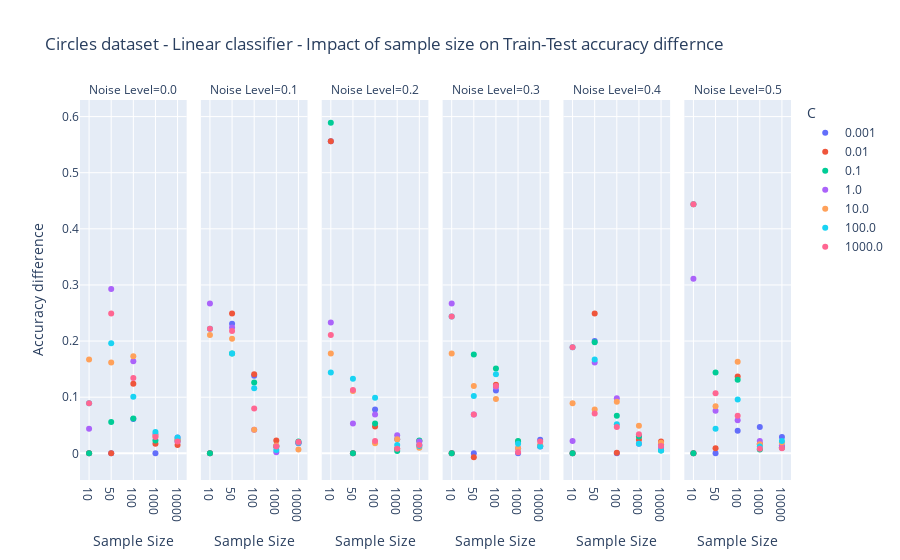

Notebook source saved alongside this figure:
### Code cell
df1_lm.C = df1_lm.C.astype(str)
df1_lm.n_sample = df1_lm.n_sample.astype(str)

fig=px.scatter(df1_lm,x='n_sample',y='acc_diff',
               labels={'n_sample': 'Sample Size', 'acc_diff':'Accuracy difference', 'noise_level':'Noise Level'},
               color='C',hover_data=['n_sample'],facet_col='noise_level',
               title='Circles dataset - Linear classifier - Impact of sample size on Train-Test accuracy differnce')
fig.show()

### Figure 1 — Plotly figure (JSON) as saved in the notebook; plotly's stock layout.template omitted (floating-point values rounded to 4 significant figures)
{"data": [{"hovertemplate": "C=0.001<br>Noise Level=0.0<br>Sample Size=%{x}<br>Accuracy difference=%{y}<extra></extra>", "legendgroup": "0.001", "marker": {"color": "#636efa", "symbol": "circle"}, "mode": "markers", "name": "0.001", "orientation": "v", "showlegend": true, "type": "scatter", "x": ["10", "50", "100", "1000", "10000"], "xaxis": "x", "y": [0, 0, 0.061, 0, 0.021], "yaxis": "y"}, {"hovertemplate": "C=0.001<br>Noise Level=0.1<br>Sample Size=%{x}<br>Accuracy difference=%{y}<extra></extra>", "legendgroup": "0.001", "marker": {"color": "#636efa", "symbol": "circle"}, "mode": "markers", "name": "0.001", "orientation": "v", "showlegend": false, "type": "scatter", "x": ["10", "50", "100", "1000", "10000"], "xaxis": "x2", "y": [0, 0.231, 0.138, 0.012, 0.018], "yaxis": "y2"}, {"hovertemplate": "C=0.001<br>Noise Level=0.2<br>Sample Size=%{x}<br>Accuracy difference=%{y}<extra></extra>", "legendgroup": "0.001", "marker": {"color": "#636efa", "symbol": "circle"}, "mode": "markers", "name": "0.001", "orientation": "v", "showlegend": false, "type": "scatter", "x": ["10", "50", "100", "1000", "10000"], "xaxis": "x3", "y": [0.556, 0, 0.078, 0.025, 0.015], "yaxis": "y3"}, {"hovertemplate": "C=0.001<br>Noise Level=0.3<br>Sample Size=%{x}<br>Accuracy difference=%{y}<extra></extra>", "legendgroup": "0.001", "marker": {"color": "#636efa", "symbol": "circle"}, "mode": "markers", "name": "0.001", "orientation": "v", "showlegend": false, "type": "scatter", "x": ["10", "50", "100", "1000", "10000"], "xaxis": "x4", "y": [0, 0, 0.112, 0, 0.024], "yaxis": "y4"}, {"hovertemplate": "C=0.001<br>Noise Level=0.4<br>Sample Size=%{x}<br>Accuracy difference=%{y}<extra></extra>", "legendgroup": "0.001", "marker": {"color": "#636efa", "symbol": "circle"}, "mode": "markers", "name": "0.001", "orientation": "v", "showlegend": false, "type": "scatter", "x": ["10", "50", "100", "1000", "10000"], "xaxis": "x5", "y": [0, 0.2, 0, 0.031, 0.016], "yaxis": "y5"}, {"hovertemplate": "C=0.001<br>Noise Level=0.5<br>Sample Size=%{x}<br>Accuracy difference=%{y}<extra></extra>", "legendgroup": "0.001", "marker": {"color": "#636efa", "symbol": "circle"}, "mode": "markers", "name": "0.001", "orientation": "v", "showlegend": false, "type": "scatter", "x": ["10", "50", "100", "1000", "10000"], "xaxis": "x6", "y": [0, 0, 0.04, 0.047, 0.029], "yaxis": "y6"}, {"hovertemplate": "C=0.01<br>Noise Level=0.0<br>Sample Size=%{x}<br>Accuracy difference=%{y}<extra></extra>", "legendgroup": "0.01", "marker": {"color": "#EF553B", "symbol": "circle"}, "mode": "markers", "name": "0.01", "orientation": "v", "showlegend": true, "type": "scatter", "x": ["10", "50", "100", "1000", "10000"], "xaxis": "x", "y": [0, 0, 0.124, 0.017, 0.015], "yaxis": "y"}, {"hovertemplate": "C=0.01<br>Noise Level=0.1<br>Sample Size=%{x}<br>Accuracy difference=%{y}<extra></extra>", "legendgroup": "0.01", "marker": {"color": "#EF553B", "symbol": "circle"}, "mode": "markers", "name": "0.01", "orientation": "v", "showlegend": false, "type": "scatter", "x": ["10", "50", "100", "1000", "10000"], "xaxis": "x2", "y": [0, 0.249, 0.141, 0.023, 0.019], "yaxis": "y2"}, {"hovertemplate": "C=0.01<br>Noise Level=0.2<br>Sample Size=%{x}<br>Accuracy difference=%{y}<extra></extra>", "legendgroup": "0.01", "marker": {"color": "#EF553B", "symbol": "circle"}, "mode": "markers", "name": "0.01", "orientation": "v", "showlegend": false, "type": "scatter", "x": ["10", "50", "100", "1000", "10000"], "xaxis": "x3", "y": [0.556, 0, 0.048, 0.008, 0.022], "yaxis": "y3"}, {"hovertemplate": "C=0.01<br>Noise Level=0.3<br>Sample Size=%{x}<br>Accuracy difference=%{y}<extra></extra>", "legendgroup": "0.01", "marker": {"color": "#EF553B", "symbol": "circle"}, "mode": "markers", "name": "0.01", "orientation": "v", "showlegend": false, "type": "scatter", "x": ["10", "50", "100", "1000", "10000"], "xaxis": "x4", "y": [0, -0.007, 0.122, 0.021, 0.013], "yaxis": "y4"}, {"hovertemplate": "C=0.01<br>Noise Level=0.4<br>Sample Size=%{x}<br>Accuracy difference=%{y}<extra></extra>", "legendgroup": "0.01", "marker": {"color": "#EF553B", "symbol": "circle"}, "mode": "markers", "name": "0.01", "orientation": "v", "showlegend": false, "type": "scatter", "x": ["10", "50", "100", "1000", "10000"], "xaxis": "x5", "y": [0, 0.249, 0.001, 0.024, 0.021], "yaxis": "y5"}, {"hovertemplate": "C=0.01<br>Noise Level=0.5<br>Sample Size=%{x}<br>Accuracy difference=%{y}<extra></extra>", "legendgroup": "0.01", "marker": {"color": "#EF553B", "symbol": "circle"}, "mode": "markers", "name": "0.01", "orientation": "v", "showlegend": false, "type": "scatter", "x": ["10", "50", "100", "1000", "10000"], "xaxis": "x6", "y": [0, 0.009, 0.137, 0.017, 0.011], "yaxis": "y6"}, {"hovertemplate": "C=0.1<br>Noise Level=0.0<br>Sample Size=%{x}<br>Accuracy difference=%{y}<extra></extra>", "legendgroup": "0.1", "marker": {"color": "#00cc96", "symbol": "circle"}, "mode": "markers", "name": "0.1", "orientation": "v", "showlegend": true, "type": "scatter", "x": ["10", "50", "100", "1000", "10000"], "xaxis": "x", "y": [0, 0.056, 0.062, 0.023, 0.024], "yaxis": "y"}, {"hovertemplate": "C=0.1<br>Noise Level=0.1<br>Sample Size=%{x}<br>Accuracy difference=%{y}<extra></extra>", "legendgroup": "0.1", "marker": {"color": "#00cc96", "symbol": "circle"}, "mode": "markers", "name": "0.1", "orientation": "v", "showlegend": false, "type": "scatter", "x": ["10", "50", "100", "1000", "10000"], "xaxis": "x2", "y": [0, 0.178, 0.126, 0.013, 0.021], "yaxis": "y2"}, {"hovertemplate": "C=0.1<br>Noise Level=0.2<br>Sample Size=%{x}<br>Accuracy difference=%{y}<extra></extra>", "legendgroup": "0.1", "marker": {"color": "#00cc96", "symbol": "circle"}, "mode": "markers", "name": "0.1", "orientation": "v", "showlegend": false, "type": "scatter", "x": ["10", "50", "100", "1000", "10000"], "xaxis": "x3", "y": [0.589, 0, 0.053, 0.004, 0.023], "yaxis": "y3"}, {"hovertemplate": "C=0.1<br>Noise Level=0.3<br>Sample Size=%{x}<br>Accuracy difference=%{y}<extra></extra>", "legendgroup": "0.1", "marker": {"color": "#00cc96", "symbol": "circle"}, "mode": "markers", "name": "0.1", "orientation": "v", "showlegend": false, "type": "scatter", "x": ["10", "50", "100", "1000", "10000"], "xaxis": "x4", "y": [0, 0.176, 0.151, 0.022, 0.013], "yaxis": "y4"}, {"hovertemplate": "C=0.1<br>Noise Level=0.4<br>Sample Size=%{x}<br>Accuracy difference=%{y}<extra></extra>", "legendgroup": "0.1", "marker": {"color": "#00cc96", "symbol": "circle"}, "mode": "markers", "name": "0.1", "orientation": "v", "showlegend": false, "type": "scatter", "x": ["10", "50", "100", "1000", "10000"], "xaxis": "x5", "y": [0, 0.198, 0.067, 0.03, 0.005], "yaxis": "y5"}, {"hovertemplate": "C=0.1<br>Noise Level=0.5<br>Sample Size=%{x}<br>Accuracy difference=%{y}<extra></extra>", "legendgroup": "0.1", "marker": {"color": "#00cc96", "symbol": "circle"}, "mode": "markers", "name": "0.1", "orientation": "v", "showlegend": false, "type": "scatter", "x": ["10", "50", "100", "1000", "10000"], "xaxis": "x6", "y": [0, 0.144, 0.131, 0.007, 0.01], "yaxis": "y6"}, {"hovertemplate": "C=1.0<br>Noise Level=0.0<br>Sample Size=%{x}<br>Accuracy difference=%{y}<extra></extra>", "legendgroup": "1.0", "marker": {"color": "#ab63fa", "symbol": "circle"}, "mode": "markers", "name": "1.0", "orientation": "v", "showlegend": true, "type": "scatter", "x": ["10", "50", "100", "1000", "10000"], "xaxis": "x", "y": [0.044, 0.293, 0.164, 0.034, 0.028], "yaxis": "y"}, {"hovertemplate": "C=1.0<br>Noise Level=0.1<br>Sample Size=%{x}<br>Accuracy difference=%{y}<extra></extra>", "legendgroup": "1.0", "marker": {"color": "#ab63fa", "symbol": "circle"}, "mode": "markers", "name": "1.0", "orientation": "v", "showlegend": false, "type": "scatter", "x": ["10", "50", "100", "1000", "10000"], "xaxis": "x2", "y": [0.267, 0.224, 0.042, 0.002, 0.019], "yaxis": "y2"}, {"hovertemplate": "C=1.0<br>Noise Level=0.2<br>Sample Size=%{x}<br>Accuracy difference=%{y}<extra></extra>", "legendgroup": "1.0", "marker": {"color": "#ab63fa", "symbol": "circle"}, "mode": "markers", "name": "1.0", "orientation": "v", "showlegend": false, "type": "scatter", "x": ["10", "50", "100", "1000", "10000"], "xaxis": "x3", "y": [0.233, 0.053, 0.069, 0.032, 0.021], "yaxis": "y3"}, {"hovertemplate": "C=1.0<br>Noise Level=0.3<br>Sample Size=%{x}<br>Accuracy difference=%{y}<extra></extra>", "legendgroup": "1.0", "marker": {"color": "#ab63fa", "symbol": "circle"}, "mode": "markers", "name": "1.0", "orientation": "v", "showlegend": false, "type": "scatter", "x": ["10", "50", "100", "1000", "10000"], "xaxis": "x4", "y": [0.267, 0.069, 0.118, 0.009, 0.012], "yaxis": "y4"}, {"hovertemplate": "C=1.0<br>Noise Level=0.4<br>Sample Size=%{x}<br>Accuracy difference=%{y}<extra></extra>", "legendgroup": "1.0", "marker": {"color": "#ab63fa", "symbol": "circle"}, "mode": "markers", "name": "1.0", "orientation": "v", "showlegend": false, "type": "scatter", "x": ["10", "50", "100", "1000", "10000"], "xaxis": "x5", "y": [0.022, 0.162, 0.098, 0.017, 0.01], "yaxis": "y5"}, {"hovertemplate": "C=1.0<br>Noise Level=0.5<br>Sample Size=%{x}<br>Accuracy difference=%{y}<extra></extra>", "legendgroup": "1.0", "marker": {"color": "#ab63fa", "symbol": "circle"}, "mode": "markers", "name": "1.0", "orientation": "v", "showlegend": false, "type": "scatter", "x": ["10", "50", "100", "1000", "10000"], "xaxis": "x6", "y": [0.311, 0.076, 0.059, 0.022, 0.014], "yaxis": "y6"}, {"hovertemplate": "C=10.0<br>Noise Level=0.0<br>Sample Size=%{x}<br>Accuracy difference=%{y}<extra></extra>", "legendgroup": "10.0", "marker": {"color": "#FFA15A", "symbol": "circle"}, "mode": "markers", "name": "10.0", "orientation": "v", "showlegend": true, "type": "scatter", "x": ["10", "50", "100", "1000", "10000"], "xaxis": "x", "y": [0.167, 0.162, 0.173, 0.031, 0.024], "yaxis": "y"}, {"hovertemplate": "C=10.0<br>Noise Level=0.1<br>Sample Size=%{x}<br>Accuracy difference=%{y}<extra></extra>", "legendgroup": "10.0", "marker": {"color": "#FFA15A", "symbol": "circle"}, "mode": "markers", "name": "10.0", "orientation": "v", "showlegend": false, "type": "scatter", "x": ["10", "50", "100", "1000", "10000"], "xaxis": "x2", "y": [0.211, 0.204, 0.042, 0.014, 0.007], "yaxis": "y2"}, {"hovertemplate": "C=10.0<br>Noise Level=0.2<br>Sample Size=%{x}<br>Accuracy difference=%{y}<extra></extra>", "legendgroup": "10.0", "marker": {"color": "#FFA15A", "symbol": "circle"}, "mode": "markers", "name": "10.0", "orientation": "v", "showlegend": false, "type": "scatter", "x": ["10", "50", "100", "1000", "10000"], "xaxis": "x3", "y": [0.178, 0.111, 0.018, 0.025, 0.01], "yaxis": "y3"}, {"hovertemplate": "C=10.0<br>Noise Level=0.3<br>Sample Size=%{x}<br>Accuracy difference=%{y}<extra></extra>", "legendgroup": "10.0", "marker": {"color": "#FFA15A", "symbol": "circle"}, "mode": "markers", "name": "10.0", "orientation": "v", "showlegend": false, "type": "scatter", "x": ["10", "50", "100", "1000", "10000"], "xaxis": "x4", "y": [0.178, 0.12, 0.097, 0.009, 0.015], "yaxis": "y4"}, {"hovertemplate": "C=10.0<br>Noise Level=0.4<br>Sample Size=%{x}<br>Accuracy difference=%{y}<extra></extra>", "legendgroup": "10.0", "marker": {"color": "#FFA15A", "symbol": "circle"}, "mode": "markers", "name": "10.0", "orientation": "v", "showlegend": false, "type": "scatter", "x": ["10", "50", "100", "1000", "10000"], "xaxis": "x5", "y": [0.089, 0.078, 0.092, 0.049, 0.019], "yaxis": "y5"}, {"hovertemplate": "C=10.0<br>Noise Level=0.5<br>Sample Size=%{x}<br>Accuracy difference=%{y}<extra></extra>", "legendgroup": "10.0", "marker": {"color": "#FFA15A", "symbol": "circle"}, "mode": "markers", "name": "10.0", "orientation": "v", "showlegend": false, "type": "scatter", "x": ["10", "50", "100", "1000", "10000"], "xaxis": "x6", "y": [0.444, 0.084, 0.163, 0.016, 0.019], "yaxis": "y6"}, {"hovertemplate": "C=100.0<br>Noise Level=0.0<br>Sample Size=%{x}<br>Accuracy difference=%{y}<extra></extra>", "legendgroup": "100.0", "marker": {"color": "#19d3f3", "symbol": "circle"}, "mode": "markers", "name": "100.0", "orientation": "v", "showlegend": true, "type": "scatter", "x": ["10", "50", "100", "1000", "10000"], "xaxis": "x", "y": [0.089, 0.196, 0.101, 0.038, 0.028], "yaxis": "y"}, {"hovertemplate": "C=100.0<br>Noise Level=0.1<br>Sample Size=%{x}<br>Accuracy difference=%{y}<extra></extra>", "legendgroup": "100.0", "marker": {"color": "#19d3f3", "symbol": "circle"}, "mode": "markers", "name": "100.0", "orientation": "v", "showlegend": false, "type": "scatter", "x": ["10", "50", "100", "1000", "10000"], "xaxis": "x2", "y": [0.222, 0.178, 0.116, 0.006, 0.019], "yaxis": "y2"}, {"hovertemplate": "C=100.0<br>Noise Level=0.2<br>Sample Size=%{x}<br>Accuracy difference=%{y}<extra></extra>", "legendgroup": "100.0", "marker": {"color": "#19d3f3", "symbol": "circle"}, "mode": "markers", "name": "100.0", "orientation": "v", "showlegend": false, "type": "scatter", "x": ["10", "50", "100", "1000", "10000"], "xaxis": "x3", "y": [0.144, 0.133, 0.099, 0.015, 0.013], "yaxis": "y3"}, {"hovertemplate": "C=100.0<br>Noise Level=0.3<br>Sample Size=%{x}<br>Accuracy difference=%{y}<extra></extra>", "legendgroup": "100.0", "marker": {"color": "#19d3f3", "symbol": "circle"}, "mode": "markers", "name": "100.0", "orientation": "v", "showlegend": false, "type": "scatter", "x": ["10", "50", "100", "1000", "10000"], "xaxis": "x4", "y": [0.244, 0.102, 0.141, 0.017, 0.012], "yaxis": "y4"}, {"hovertemplate": "C=100.0<br>Noise Level=0.4<br>Sample Size=%{x}<br>Accuracy difference=%{y}<extra></extra>", "legendgroup": "100.0", "marker": {"color": "#19d3f3", "symbol": "circle"}, "mode": "markers", "name": "100.0", "orientation": "v", "showlegend": false, "type": "scatter", "x": ["10", "50", "100", "1000", "10000"], "xaxis": "x5", "y": [0.189, 0.167, 0.052, 0.017, 0.005], "yaxis": "y5"}, {"hovertemplate": "C=100.0<br>Noise Level=0.5<br>Sample Size=%{x}<br>Accuracy difference=%{y}<extra></extra>", "legendgroup": "100.0", "marker": {"color": "#19d3f3", "symbol": "circle"}, "mode": "markers", "name": "100.0", "orientation": "v", "showlegend": false, "type": "scatter", "x": ["10", "50", "100", "1000", "10000"], "xaxis": "x6", "y": [0.444, 0.044, 0.096, 0.012, 0.022], "yaxis": "y6"}, {"hovertemplate": "C=1000.0<br>Noise Level=0.0<br>Sample Size=%{x}<br>Accuracy difference=%{y}<extra></extra>", "legendgroup": "1000.0", "marker": {"color": "#FF6692", "symbol": "circle"}, "mode": "markers", "name": "1000.0", "orientation": "v", "showlegend": true, "type": "scatter", "x": ["10", "50", "100", "1000", "10000"], "xaxis": "x", "y": [0.089, 0.249, 0.134, 0.029, 0.021], "yaxis": "y"}, {"hovertemplate": "C=1000.0<br>Noise Level=0.1<br>Sample Size=%{x}<br>Accuracy difference=%{y}<extra></extra>", "legendgroup": "1000.0", "marker": {"color": "#FF6692", "symbol": "circle"}, "mode": "markers", "name": "1000.0", "orientation": "v", "showlegend": false, "type": "scatter", "x": ["10", "50", "100", "1000", "10000"], "xaxis": "x2", "y": [0.222, 0.218, 0.08, 0.012, 0.02], "yaxis": "y2"}, {"hovertemplate": "C=1000.0<br>Noise Level=0.2<br>Sample Size=%{x}<br>Accuracy difference=%{y}<extra></extra>", "legendgroup": "1000.0", "marker": {"color": "#FF6692", "symbol": "circle"}, "mode": "markers", "name": "1000.0", "orientation": "v", "showlegend": false, "type": "scatter", "x": ["10", "50", "100", "1000", "10000"], "xaxis": "x3", "y": [0.211, 0.113, 0.022, 0.008, 0.015], "yaxis": "y3"}, {"hovertemplate": "C=1000.0<br>Noise Level=0.3<br>Sample Size=%{x}<br>Accuracy difference=%{y}<extra></extra>", "legendgroup": "1000.0", "marker": {"color": "#FF6692", "symbol": "circle"}, "mode": "markers", "name": "1000.0", "orientation": "v", "showlegend": false, "type": "scatter", "x": ["10", "50", "100", "1000", "10000"], "xaxis": "x4", "y": [0.244, 0.069, 0.12, 0.002, 0.021], "yaxis": "y4"}, {"hovertemplate": "C=1000.0<br>Noise Level=0.4<br>Sample Size=%{x}<br>Accuracy difference=%{y}<extra></extra>", "legendgroup": "1000.0", "marker": {"color": "#FF6692", "symbol": "circle"}, "mode": "markers", "name": "1000.0", "orientation": "v", "showlegend": false, "type": "scatter", "x": ["10", "50", "100", "1000", "10000"], "xaxis": "x5", "y": [0.189, 0.071, 0.047, 0.034, 0.013], "yaxis": "y5"}, {"hovertemplate": "C=1000.0<br>Noise Level=0.5<br>Sample Size=%{x}<br>Accuracy difference=%{y}<extra></extra>", "legendgroup": "1000.0", "marker": {"color": "#FF6692", "symbol": "circle"}, "mode": "markers", "name": "1000.0", "orientation": "v", "showlegend": false, "type": "scatter", "x": ["10", "50", "100", "1000", "10000"], "xaxis": "x6", "y": [0.444, 0.107, 0.067, 0.008, 0.009], "yaxis": "y6"}], "layout": {"annotations": [{"font": {}, "showarrow": false, "text": "Noise Level=0.0", "x": 0.075, "xanchor": "center", "xref": "paper", "y": 1, "yanchor": "bottom", "yref": "paper"}, {"font": {}, "showarrow": false, "text": "Noise Level=0.1", "x": 0.245, "xanchor": "center", "xref": "paper", "y": 1, "yanchor": "bottom", "yref": "paper"}, {"font": {}, "showarrow": false, "text": "Noise Level=0.2", "x": 0.415, "xanchor": "center", "xref": "paper", "y": 1, "yanchor": "bottom", "yref": "paper"}, {"font": {}, "showarrow": false, "text": "Noise Level=0.3", "x": 0.585, "xanchor": "center", "xref": "paper", "y": 1, "yanchor": "bottom", "yref": "paper"}, {"font": {}, "showarrow": false, "text": "Noise Level=0.4", "x": 0.755, "xanchor": "center", "xref": "paper", "y": 1, "yanchor": "bottom", "yref": "paper"}, {"font": {}, "showarrow": false, "text": "Noise Level=0.5", "x": 0.925, "xanchor": "center", "xref": "paper", "y": 1, "yanchor": "bottom", "yref": "paper"}], "autosize": true, "legend": {"title": {"text": "C"}, "tracegroupgap": 0}, "title": {"text": "Circles dataset - Linear classifier - Impact of sample size on Train-Test accuracy differnce"}, "xaxis": {"anchor": "y", "autorange": true, "domain": [0, 0.15], "range": [-0.4061, 4.406], "title": {"text": "Sample Size"}, "type": "category"}, "xaxis2": {"anchor": "y2", "autorange": true, "domain": [0.17, 0.32], "matches": "x", "range": [-0.4061, 4.406], "title": {"text": "Sample Size"}, "type": "category"}, "xaxis3": {"anchor": "y3", "autorange": true, "domain": [0.34, 0.49], "matches": "x", "range": [-0.4061, 4.406], "title": {"text": "Sample Size"}, "type": "category"}, "xaxis4": {"anchor": "y4", "autorange": true, "domain": [0.51, 0.66], "matches": "x", "range": [-0.4061, 4.406], "title": {"text": "Sample Size"}, "type": "category"}, "xaxis5": {"anchor": "y5", "autorange": true, "domain": [0.68, 0.83], "matches": "x", "range": [-0.4061, 4.406], "title": {"text": "Sample Size"}, "type": "category"}, "xaxis6": {"anchor": "y6", "autorange": true, "domain": [0.85, 1], "matches": "x", "range": [-0.4061, 4.406], "title": {"text": "Sample Size"}, "type": "category"}, "yaxis": {"anchor": "x", "autorange": true, "domain": [0, 1], "range": [-0.05618, 0.6382], "title": {"text": "Accuracy difference"}, "type": "linear"}, "yaxis2": {"anchor": "x2", "autorange": true, "domain": [0, 1], "matches": "y", "range": [-0.05618, 0.6382], "showticklabels": false, "type": "linear"}, "yaxis3": {"anchor": "x3", "autorange": true, "domain": [0, 1], "matches": "y", "range": [-0.05618, 0.6382], "showticklabels": false, "type": "linear"}, "yaxis4": {"anchor": "x4", "autorange": true, "domain": [0, 1], "matches": "y", "range": [-0.05618, 0.6382], "showticklabels": false, "type": "linear"}, "yaxis5": {"anchor": "x5", "autorange": true, "domain": [0, 1], "matches": "y", "range": [-0.05618, 0.6382], "showticklabels": false, "type": "linear"}, "yaxis6": {"anchor": "x6", "autorange": true, "domain": [0, 1], "matches": "y", "range": [-0.05618, 0.6382], "showticklabels": false, "type": "linear"}}}
